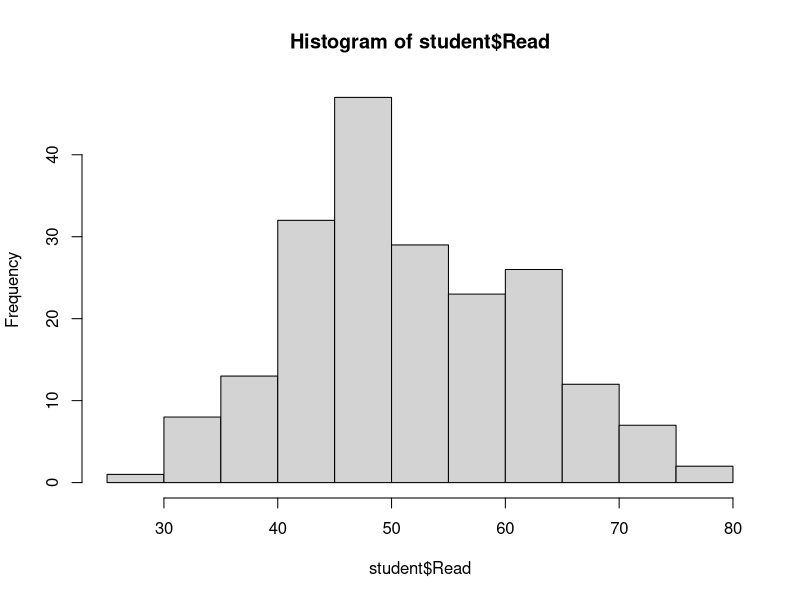
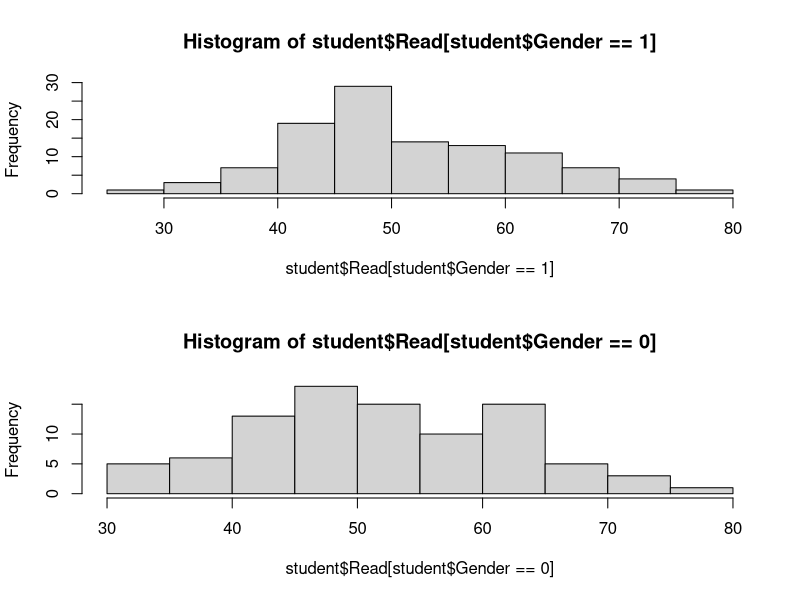
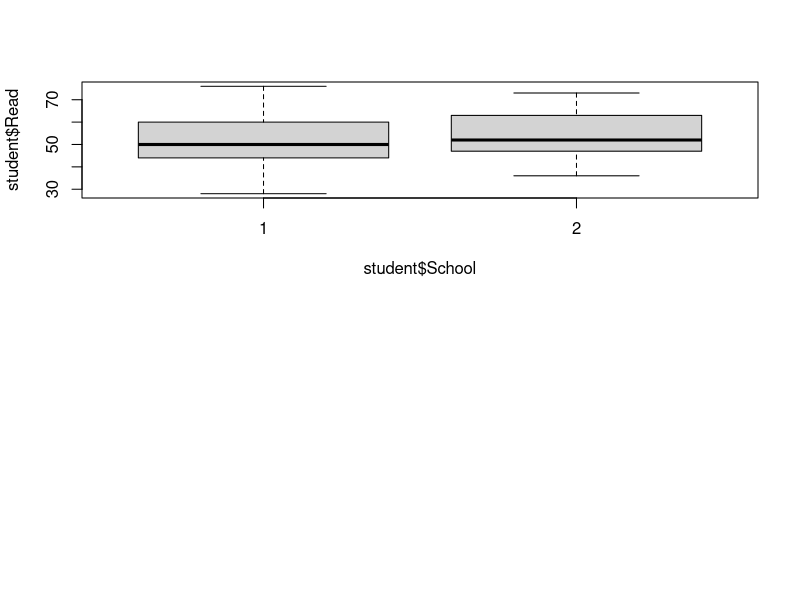

Here is the R script that generated these plots, in order:
#If skewness of the data lies between -1 and +1 then it is normal data, else it is skewed.
#It is negatively skewed if the data leans towards left and positively skewed if vice versa.
#Kurtosis shows the peak of standard deviation between data points and mean.
#(platykurtic - high peak,mesokurtic- mid peak, lepotokurtic- low or flat peak)

student<-read.csv("students_performance.csv")
str(student)
dim(student)
table(student$Gender) #Frequency count of dataset variables/categories etc. For example, for gender.

#Visualization of numeric data we use histogram, for categorical we use bar chart.
hist(student$Read)

#Checking if data is normal i.e checking kurtosis and skewness.
library(e1071)
library(dplyr)
skewness(student$Read) #Since the value is 0.19 and it is between -1 and +1, it is not skewed for 'Read'.

#To see graphs together use par(mfrow=). In this case we use for displaying both genders against 'Read'.
par(mfrow=c(2,1)) #Viewing as 2 rows and 1 column.
hist(student$Read[student$Gender==1])
hist(student$Read[student$Gender==0])

#Hypothesis testing
#One sample t-test - The one sample t test compares the mean of your sample data to a known value. 
#It is used for comparing the actual mean to the hypothesized mean for showing significant difference in the mean.
#For ex:
#H0: Mean of math is 70
#H1: Mean of math is not 70
#IMP: IF P VALUE IS <0.05, REJECT NULL HYPOTHESIS. ELSE ACCEPT.

t.test(student$Math, mu = 70) #mu is user defined to just check whatever values.
#Since p < 0.05, we accept alternate hypothesis.

#Welsh two sample test, for one numerical and one categorical variable up-to 2 levels
t.test(student$Read,student$School)
boxplot(student$Read~student$School) # ~ is used for "as function of" i.e y~x is y is function of x, here, read becomes function of school to make it comparable which otherwise wont give a good plot

